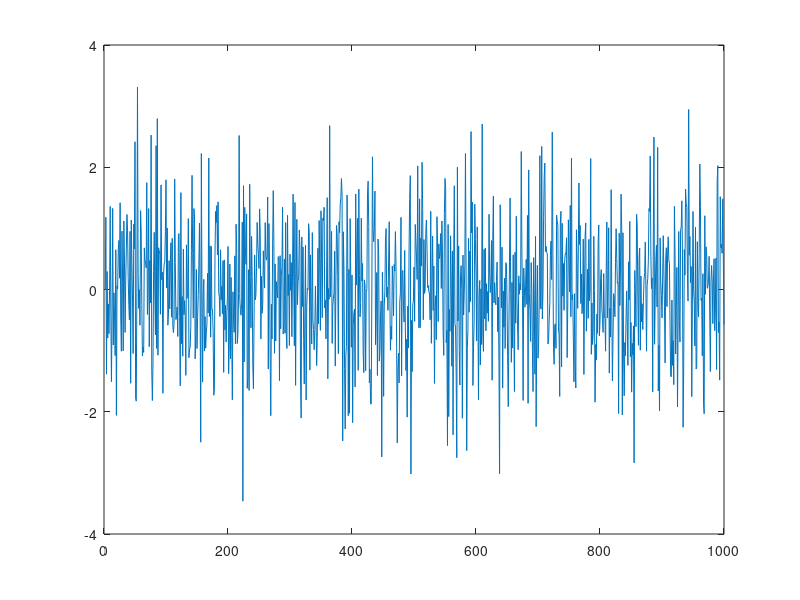

Recreate this plot in MATLAB.
#!/usr/bin/octave -qf

phi_1=0;
phi_2=0;
y=zeros(1000,1);

for j=3:1000
  y(j)=phi_1*y(j-1) + phi_2*y(j-2) + randn();
endfor

disp(y);
plot(y);
